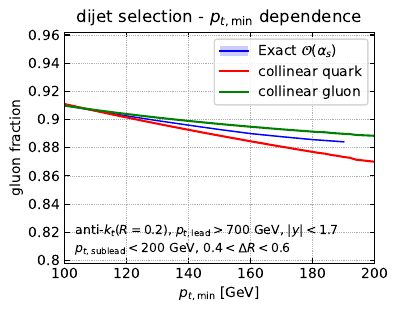

Write Python code to recreate this figure.
#! /usr/bin/env python3

import numpy as np
import sys
sys.path.insert(0,'../../../PanScales/scripts/')
from hfile import *

pdf_uncert_hess = False
npdf_hess =  40
npdf_mc   = 100

#--------------------------------------------------------------------------------
# processing of NLOJet++ output
#--------------------------------------------------------------------------------

def get_fraction(selection, variable, scale="mur_1-muf_1", ipdf=0):
    ipdf_str = "" if ipdf==0 else f"_{ipdf}"
    tag = "40" if pdf_uncert_hess else "mc"
    dtot = get_array(f"output/3j-smallr-PDF4LHC21_{tag}{ipdf_str}-born.ohist", f"sigma_{selection}_v_{variable}-{scale}")
    dg   = get_array(f"output/3j-smallr-PDF4LHC21_{tag}{ipdf_str}-born.ohist", f"sigma_{selection}_g_v_{variable}-{scale}")

    f = np.zeros((dtot.shape[0],2))
    f[:,0] = dtot[:,2] if dtot[0,2]>0 else -dtot[:,2]
    ctot = dtot[0,3]
    cg   = dg[0,3]
    f[0,1] = cg/ctot
    for i in range(1,dtot.shape[0]):
        ctot += dtot[i,3]
        cg   += dg  [i,3]
        f[i,1] = cg/ctot

    return f

def get_fraction_and_envelope(selection, variable):
    fcentral = get_fraction(selection, variable)
    f = np.zeros((fcentral.shape[0], 8))
    f[:,0:2] = fcentral

    # scale variation
    f[:,4] = fcentral[:,1]
    f[:,5] = fcentral[:,1]
    for scale in ["mur_0.5-muf_0.5", "mur_0.5-muf_1", "mur_1-muf_0.5", "mur_1-muf_2", "mur_2-muf_1", "mur_2-muf_2"]:
        fvar = get_fraction(selection, variable, scale)
        f[:,4] = np.minimum(f[:,4], fvar[:,1])
        f[:,5] = np.maximum(f[:,5], fvar[:,1])

    # PDF variation
    f[:,6] = 0.0*fcentral[:,1]
    # npsd = npdf_hess if pdf_uncert_hess else npdf_mc
    # for ipdf in range(1,40):
    #     fvar = get_fraction(selection, variable, scale)
    #     f[:,6] += np.square(fvar[:,1]-f[:,1])
    f[:,6] = np.sqrt(f[:,6])
    f[:,7] = f[:,1]-f[:,6]
    f[:,6] = f[:,1]+f[:,6]

    # full variation
    f[:,2] = f[:,1] - np.sqrt(np.square(f[:,4]-f[:,1])+np.square(f[:,6]-f[:,1]))
    f[:,3] = f[:,1] + np.sqrt(np.square(f[:,5]-f[:,1])+np.square(f[:,7]-f[:,1]))
        
    return f

#--------------------------------------------------------------------------------
# plots
#--------------------------------------------------------------------------------

import matplotlib
import matplotlib.pyplot  as plt
import matplotlib.patches as mpatches
from   matplotlib.lines import Line2D as mlines
from   matplotlib.backends.backend_pdf import PdfPages

ptcut=700.0
centrals={"dijet_ptmin" : 150,
          "dijet_ptmax" : 200,
          "dijet_drmin" : 1.0,
          "groom_zmin"  : 0.1,
          "groom_zmax"  : 0.2,
          "groom_drmin" : 0.8,
          }


def errorline(ax, legend_patches, f, **kwargs):
    ax.fill_between(f[:,0], f[:,2], f[:,3], lw=0.0, **kwargs, edgecolor=None, alpha=0.2)
    ax.fill_between(f[:,0], f[:,4], f[:,5], lw=0.0, **kwargs, edgecolor=None, alpha=0.2)
    ax.plot        (f[:,0], f[:,1],         lw=1.0, **kwargs)
    rect = mpatches.Patch(facecolor=kwargs['color'], edgecolor=None, alpha=0.2)
    line = mlines([0], [0], **kwargs)
    legend_patches.append((rect,line))

colours=['red', 'green', 'blue', 'magenta']

with PdfPages(f'born-fractions-smallr.pdf') as pdf:

    for selection in ["dijet", "groom"]:
        all_vars = ["ptmin", "ptmax", "drmin"] if selection=="dijet" else ["zmin", "zmax", "drmin"]
        all_labs = [r"$p_{t,{{\rm min}}}$", r"$p_{t,{{\rm max}}}$", r"$\Delta R_{{\rm min}}$"] if selection=="dijet" else [r"$z_{{\rm min}}$", r"$z_{{\rm max}}$", r"$\Delta R_{{\rm min}}$"]

        for v,l in zip(all_vars, all_labs):
            print (f"{selection=}, {v=}")
            fig, ax = plt.subplots(figsize=(4.0, 3))

            ax.set_title(f'{selection} selection - '+l+' dependence')

            ax.grid(True, which='both', lw=0.5, ls=':', zorder=0)
            ax.tick_params(axis='both', which='both', direction='in', bottom=True, top=True, left=True, right=True )
        
            ax.set_xlabel(l)

            analytics = get_array("../analytics/analytic-born-fractions-smallr.res",
                                  f"sel_{selection}-dep_{v}")
            an_x = analytics[:,0]
            an_q = analytics[:,1]
            an_g = analytics[:,2]
            if selection=="dijet":
                if v=="ptmin":   ax.set_xlim(100.0, 200.0)
                elif v=="ptmax": ax.set_xlim(150.0, 300.0)
                else:            ax.set_xlim(0.2, 0.6)
            
            else:
                if v=="zmin":    ax.set_xlim(0.05, 0.2)
                elif v=="zmax":  ax.set_xlim(0.1, 0.5)
                else:            ax.set_xlim(0.0, 0.4)
                
            ax.set_ylabel("gluon fraction")

            legend_patches, legend_labels = ax.get_legend_handles_labels()
            
            ax.set_ylim(0.83,0.93)
            yt=np.linspace(0.83,0.93,11)
            ax.set_yticks(yt)
            ax.set_yticklabels([f'{x:g}' for x in yt])

            # NLOJet
            f = get_fraction_and_envelope(selection, v)
            errorline(ax, legend_patches, f, ls='-', color='blue')
            legend_labels.append(r"Exact $\mathcal{O}(\alpha_s)$")
            
            # analytics
            ax.plot(an_x, an_q, ls='-', color='red',   label='collinear quark')
            ax.plot(an_x, an_g, ls='-', color='green', label='collinear gluon')

            y1=0.125
            y2=0.045
            if selection=="dijet":
                ax.text(0.05, y1, r'anti-$k_t(R=0.2)$, $p_{t,{\rm lead}}>700$ GeV, $|y|<1.7$',  ha='left', va='baseline', transform=ax.transAxes, fontsize=9, color='black')

                if v=="ptmin":
                    ax.text(0.05, y2, r'$p_{t,{\rm sublead}}<200$ GeV, $0.4<\Delta R<0.6$',    ha='left', va='baseline', transform=ax.transAxes, fontsize=9, color='black')
                elif v=="ptmax":
                    ax.text(0.05, y2, r'$150<p_{t,{\rm sublead}}$ GeV, $0.4<\Delta R<0.6$',   ha='left', va='baseline', transform=ax.transAxes, fontsize=9, color='black')
                else:
                    ax.text(0.05, y2, r'$150<p_{t,{\rm sublead}}<200$ GeV, $\Delta R<0.6$', ha='left', va='baseline', transform=ax.transAxes, fontsize=9, color='black')
            else:
                ax.text(0.05, y1, r'anti-$k_t(R=0.4)$, $p_{t,{\rm lead}}>1$ TeV, $|y|<1.7$',   ha='left', va='baseline', transform=ax.transAxes, fontsize=9, color='black')

                if v=="zmin":
                    ax.text(0.05, y2, r'$z_g<0.2$, $\Delta R|y|>0.3$', ha='left', va='baseline', transform=ax.transAxes, fontsize=9, color='black')
                elif v=="zmax":
                    ax.text(0.05, y2, r'$0.1<z_g$, $\Delta R|y|>0.3$', ha='left', va='baseline', transform=ax.transAxes, fontsize=9, color='black')
                else:
                    ax.text(0.05, y2, r'$0.1<z_g<0.2$',                ha='left', va='baseline', transform=ax.transAxes, fontsize=9, color='black')

            p,l = ax.get_legend_handles_labels()
            for pp in p: legend_patches.append(pp)
            for ll in l: legend_labels.append(ll)
            ax.legend(legend_patches, legend_labels)
            pdf.savefig(bbox_inches='tight')
            plt.close()


